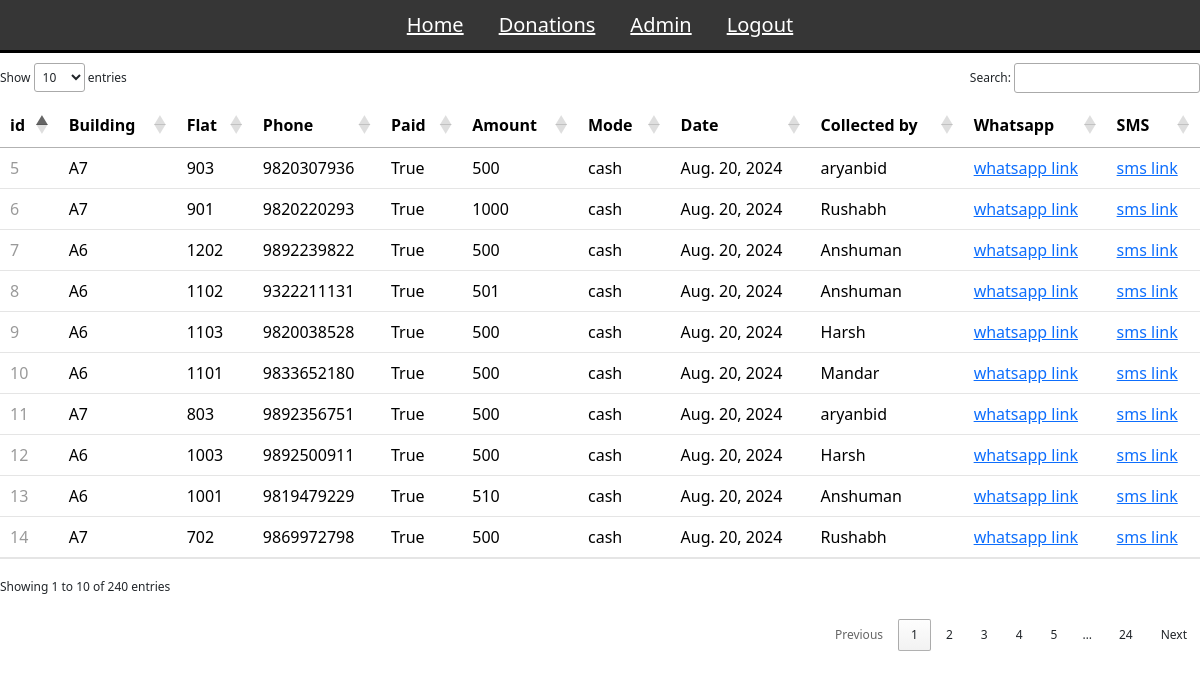
The app's page /donations/ (signed in) with its own data.
### donations/models.py (models this page shows, shortened)
class Donation(models.Model):
    building = models.CharField(max_length=2)
    flat_number = models.IntegerField()
    phone_number = models.IntegerField()
    amount_paid = models.BooleanField(default=False)
    amount = models.IntegerField(default=0)
    mode = models.CharField(max_length=20)
    committee_member = models.ForeignKey(User, on_delete=models.SET_NULL, null=True)
    receipt_token = models.CharField(max_length=32, unique=True, blank=True)
    date = models.DateField(default=timezone.now)

### donations/views.py (the view)
# urls.py: path('donations/', views.donations_view, name='donations'),
@login_required
def donations_view(request):
    donations = Donation.objects.all()
    return render(request, 'donations/donations.html', {'donations': donations})

### donations/templates/donations/donations.html (shortened to what this page needs)
<!DOCTYPE html>
<html>
<head>
    <link rel="stylesheet" type="text/css" href="https://cdn.datatables.net/1.11.5/css/jquery.dataTables.css">
</head>
<body>
    {% include 'donations/navigation.html' %}
    <table id="donationsTable" class="table" style="border-color: rgba(0, 0, 0, 0.1); width: 100%;">
        <thead>
            <tr>
                <th>id</th>
                <th>Building</th>
                <th>Flat</th>
		<th>Phone</th>
                <th>Paid</th>
                <th>Amount</th>
                <th>Mode</th>
		<th>Date</th>
                <th>Collected by</th>
		<th>Whatsapp</th>
		<th>SMS</th>
            </tr>
        </thead>
        <tbody>
            {% for donation in donations %}
                <tr>
                    <td style="color: rgba(0, 0, 0, 0.4);">{{ donation.id }}</td>
                    <td>{{ donation.building }}</td>
                    <td>{{ donation.flat_number }}</td>
		    <td>{{ donation.phone_number }}</td>
                    {% if donation.amount_paid %}
                        <td>{{ donation.amount_paid }}</td>
                    {% else %}
                        <td style="color: red;">{{ donation.amount_paid }}</td>
                    {% endif %}
                    <td>{{ donation.amount }}</td>
                    <td>{{ donation.mode }}</td>
		    <td>{{ donation.date }}</td>
                    <td>{{ donation.committee_member.username }}</td>
		    {% if donation.amount_paid %}
		    	<td><a href="https://api.whatsapp.com/send?phone={{ donation.phone_number }}&text=https://www.vikasyouthmandal.co.in/receipt/{{ donation.receipt_token }}">whatsapp link</a></td>
		    	<td><a href="sms:{{ donation.phone_number }}?body=https://www.vikasyouthmandal.co.in/receipt/{{ donation.receipt_token }}">sms link</a></td>
                    {% else %}
			<td>--</td>
			<td>--</td>
		    {% endif %}
		</tr>
            {% endfor %}
        </tbody>
    </table>
</body>
</html>

### donations/templates/donations/navigation.html (shortened to what this page needs)
<!DOCTYPE html>
<html>
<head>
    <link rel="stylesheet" href="https://cdn.jsdelivr.net/npm/bootstrap@5.3.3/dist/css/bootstrap.min.css">
</head>
<body>
    <nav>
        <a href="{% url 'donation_form' %}">Home</a>
        <a href="{% url 'donations' %}">Donations</a>
        <a href="https://www.vikasyouthmandal.co.in/admin/">Admin</a>
        <a href="{% url 'logout' %}">Logout</a>
    </nav>
</body>
</html>

### donations/templates/donations/navigation.html (style rules this page uses)
nav { display: flex; flex-direction: row; width: 100%; justify-content: center; align-items: center; gap: 35px; background-color: rgb(54, 54, 54); padding: 10px; border-bottom: 3px solid black; }
nav a { font-size: 20px; color: rgb(255, 255, 255); }

### records on screen
Donation: id "5", building "A7", flat_number "903", phone_number "9820307936", amount_paid "True", amount "500", mode "cash", date "Aug. 20, 2024", committee_member.username "aryanbid"
Donation: id "6", building "A7", flat_number "901", phone_number "9820220293", amount_paid "True", amount "1000", mode "cash", date "Aug. 20, 2024", committee_member.username "Rushabh"
Donation: id "7", building "A6", flat_number "1202", phone_number "9892239822", amount_paid "True", amount "500", mode "cash", date "Aug. 20, 2024", committee_member.username "Anshuman"
Donation: id "8", building "A6", flat_number "1102", phone_number "9322211131", amount_paid "True", amount "501", mode "cash", date "Aug. 20, 2024", committee_member.username "Anshuman"
Donation: id "9", building "A6", flat_number "1103", phone_number "9820038528", amount_paid "True", amount "500", mode "cash", date "Aug. 20, 2024", committee_member.username "Harsh"
Donation: id "10", building "A6", flat_number "1101", phone_number "9833652180", amount_paid "True", amount "500", mode "cash", date "Aug. 20, 2024", committee_member.username "Mandar"
Donation: id "11", building "A7", flat_number "803", phone_number "9892356751", amount_paid "True", amount "500", mode "cash", date "Aug. 20, 2024", committee_member.username "aryanbid"
Donation: id "12", building "A6", flat_number "1003", phone_number "9892500911", amount_paid "True", amount "500", mode "cash", date "Aug. 20, 2024", committee_member.username "Harsh"
Donation: id "13", building "A6", flat_number "1001", phone_number "9819479229", amount_paid "True", amount "510", mode "cash", date "Aug. 20, 2024", committee_member.username "Anshuman"
Donation: id "14", building "A7", flat_number "702", phone_number "9869972798", amount_paid "True", amount "500", mode "cash", date "Aug. 20, 2024", committee_member.username "Rushabh"
